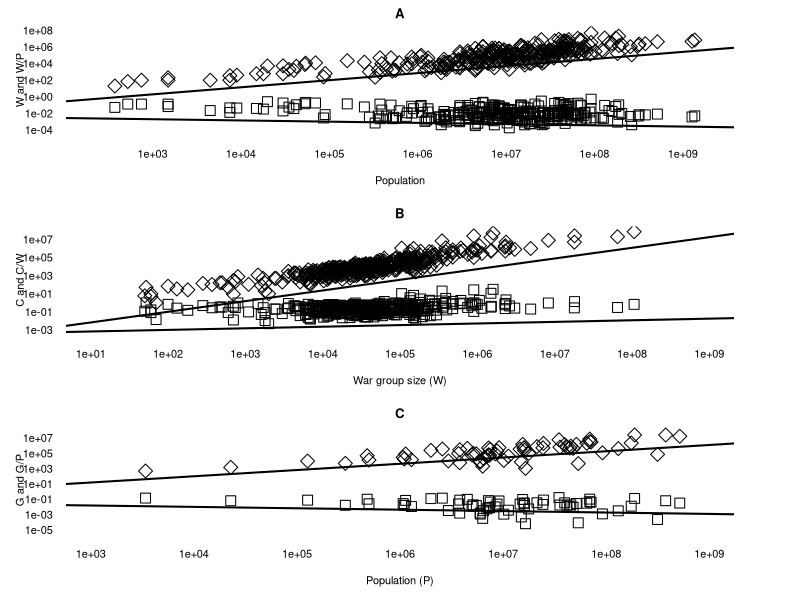

This figure's R source:
# data created 2019.07.25
# last update  2020.01.22
setwd("~/github/replications/oka-et-al")

# FIGURE 2
par(mar = c(5, 5, 2, 5), mfrow = c(3,1), bty = "n", las = 1)

# A
d<-read.csv("data/sd01.csv")
plot(war_group_size ~ population, d , log="xy", 
     pch = 5, cex = 2,
     xlim=c(200, 2e9), ylim=c(1e-4, 1e8), axes = FALSE,
     main = "A", xlab = "Population", ylab = "W and W/P")
abline(lm(log(war_group_size) ~ log(population), d), lwd = 2)

points(W_P ~ population, d, pch = 0, cex = 2)
abline(lm(log(W_P) ~ log(population), d), lwd = 2)

axis(1, tick =FALSE)
axis(2, tick = FALSE)


# B
d<-read.csv("data/sd02.csv")
plot(C ~ W, d , log="xy", xlim=c(10, 1e9), ylim=c(1e-3, 1e8), axes = FALSE,
     pch = 5, cex = 2, 
     main = "B", xlab = "War group size (W)", ylab = "C and C/W")
abline(lm(log(C) ~ log(W), d), lwd = 2)

points(C_W ~ W, d, pch = 0, cex = 2)
abline(lm(log(C_W) ~ log(W), d), lwd = 2)

axis(1, tick =FALSE)
axis(2, tick = FALSE)

# C
d<-read.csv("data/sd04.csv")
d<-d[1:65,]
plot(casualties ~ population, d , log="xy", axes = FALSE, pch = 5, cex = 2,
     xlim=c(1000, 1e9), ylim=c(1e-5, 1e8), main = "C",
     xlab = "Population (P)", ylab = "G and G/P")
abline(lm(log(casualties) ~ log(population), d), lwd = 2)

points(C_P ~ population, d, pch = 0, cex = 2)
abline(lm(log(C_P) ~ log(population), d), lwd = 2)

axis(1, tick =FALSE)
axis(2, tick = FALSE)
